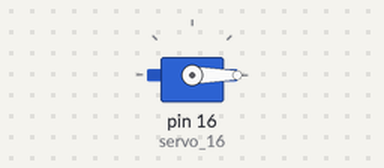
Simulated run of this sketch. Board: Arduino Uno, built with avr-gcc and run on an emulated ATmega328P. On the bench: servo.

Above: at 0.05 s.
Timing chart, 0 to 4.6 s (numbered marks = the images above):
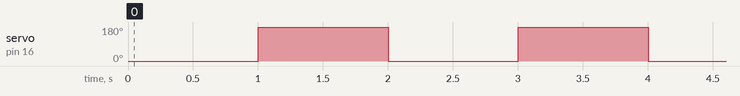

Measured:
- by itself, servo on pin 16 (servo_16): alternates 180° for 1.0 s and 0° for 1.0 s

The sketch:

servo_intro.ino
```cpp
#include <Servo.h>

Servo servo_16;

void setup()
{
  servo_16.attach(16);
  servo_16.write(0);
  delay(0);

}
void loop()
{

    servo_16.write(0);
    delay(1000);
    servo_16.write(90);
    delay(0);
    servo_16.write(180);
    delay(1000);

}
```
